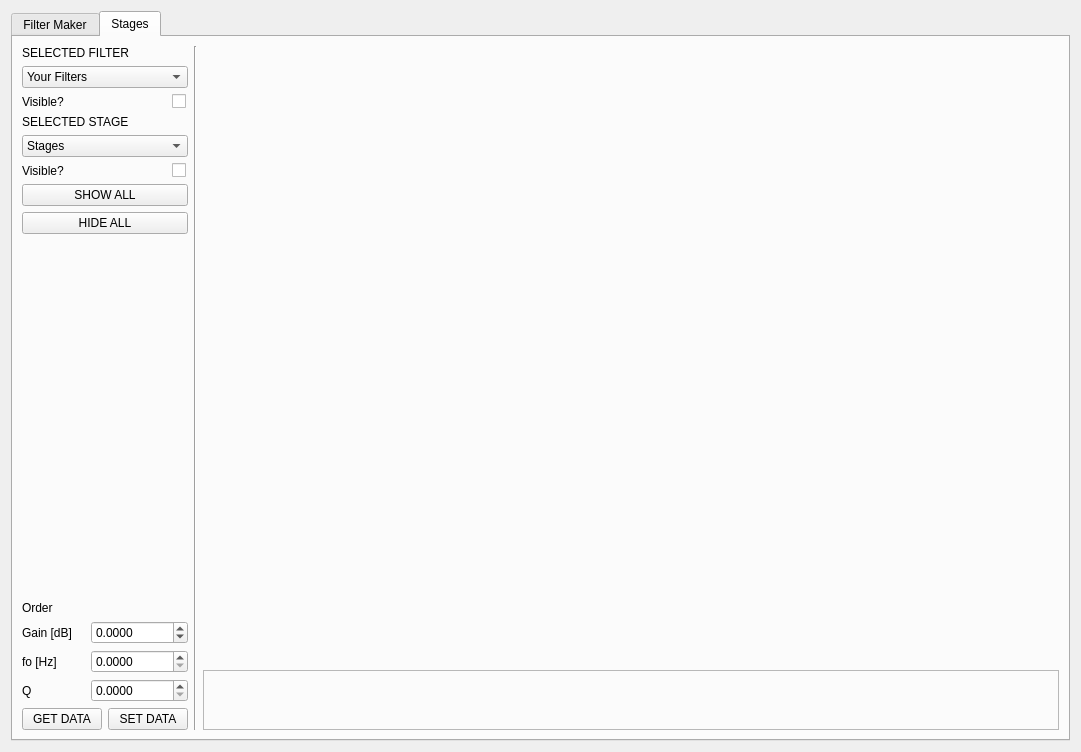
<?xml version="1.0" encoding="UTF-8"?>
<ui version="4.0">
 <class>Form</class>
 <widget class="QWidget" name="Form">
  <property name="geometry">
   <rect>
    <x>0</x>
    <y>0</y>
    <width>1081</width>
    <height>752</height>
   </rect>
  </property>
  <property name="windowTitle">
   <string>Form</string>
  </property>
  <layout class="QVBoxLayout" name="verticalLayout">
   <item>
    <widget class="QTabWidget" name="tabWidget_main">
     <property name="currentIndex">
      <number>1</number>
     </property>
     <widget class="QWidget" name="tab_FilterMaker">
      <attribute name="title">
       <string>Filter Maker</string>
      </attribute>
      <layout class="QHBoxLayout" name="horizontalLayout">
       <item>
        <layout class="QVBoxLayout" name="verticalLayout_2">
         <property name="sizeConstraint">
          <enum>QLayout::SetDefaultConstraint</enum>
         </property>
         <item>
          <widget class="QLineEdit" name="lineEdit">
           <property name="maximumSize">
            <size>
             <width>200</width>
             <height>16777215</height>
            </size>
           </property>
           <property name="text">
            <string/>
           </property>
           <property name="placeholderText">
            <string>NAME</string>
           </property>
          </widget>
         </item>
         <item>
          <widget class="QLabel" name="label">
           <property name="maximumSize">
            <size>
             <width>200</width>
             <height>16777215</height>
            </size>
           </property>
           <property name="text">
            <string>FILTER TYPE</string>
           </property>
          </widget>
         </item>
         <item>
          <widget class="QComboBox" name="comboBox">
           <property name="maximumSize">
            <size>
             <width>200</width>
             <height>16777215</height>
            </size>
           </property>
           <property name="editable">
            <bool>false</bool>
           </property>
           <item>
            <property name="text">
             <string>Low Pass</string>
            </property>
           </item>
           <item>
            <property name="text">
             <string>High Pass</string>
            </property>
           </item>
           <item>
            <property name="text">
             <string>Band Pass</string>
            </property>
           </item>
           <item>
            <property name="text">
             <string>Band Stop</string>
            </property>
           </item>
           <item>
            <property name="text">
             <string>Group Delay</string>
            </property>
           </item>
          </widget>
         </item>
         <item>
          <widget class="QLabel" name="label_2">
           <property name="maximumSize">
            <size>
             <width>200</width>
             <height>16777215</height>
            </size>
           </property>
           <property name="text">
            <string>APPROXIMATION</string>
           </property>
          </widget>
         </item>
         <item>
          <widget class="QComboBox" name="comboBox_2">
           <property name="maximumSize">
            <size>
             <width>200</width>
             <height>16777215</height>
            </size>
           </property>
           <item>
            <property name="text">
             <string>Legendre</string>
            </property>
           </item>
           <item>
            <property name="text">
             <string>Gauss</string>
            </property>
           </item>
           <item>
            <property name="text">
             <string>Butterworth</string>
            </property>
           </item>
          </widget>
         </item>
         <item>
          <widget class="QLabel" name="label_3">
           <property name="maximumSize">
            <size>
             <width>200</width>
             <height>16777215</height>
            </size>
           </property>
           <property name="text">
            <string>PARAMETERS</string>
           </property>
          </widget>
         </item>
         <item>
          <layout class="QGridLayout" name="gridLayout">
           <item row="1" column="1">
            <widget class="QDoubleSpinBox" name="doubleSpinBox_Aa">
             <property name="maximumSize">
              <size>
               <width>130</width>
               <height>16777215</height>
              </size>
             </property>
             <property name="minimum">
              <double>-1000.000000000000000</double>
             </property>
             <property name="maximum">
              <double>1000.000000000000000</double>
             </property>
             <property name="value">
              <double>40.000000000000000</double>
             </property>
            </widget>
           </item>
           <item row="4" column="0">
            <widget class="QLabel" name="label_8">
             <property name="maximumSize">
              <size>
               <width>70</width>
               <height>16777215</height>
              </size>
             </property>
             <property name="text">
              <string>fp- [Hz]</string>
             </property>
            </widget>
           </item>
           <item row="5" column="1">
            <widget class="QDoubleSpinBox" name="doubleSpinBox_fa_plus">
             <property name="maximumSize">
              <size>
               <width>130</width>
               <height>16777215</height>
              </size>
             </property>
             <property name="maximum">
              <double>10000000000.000000000000000</double>
             </property>
             <property name="value">
              <double>45000.000000000000000</double>
             </property>
            </widget>
           </item>
           <item row="2" column="0">
            <widget class="QLabel" name="label_6">
             <property name="maximumSize">
              <size>
               <width>70</width>
               <height>16777215</height>
              </size>
             </property>
             <property name="text">
              <string>Ap [dB]</string>
             </property>
            </widget>
           </item>
           <item row="0" column="1">
            <widget class="QDoubleSpinBox" name="doubleSpinBox_Gain">
             <property name="maximumSize">
              <size>
               <width>130</width>
               <height>16777215</height>
              </size>
             </property>
             <property name="minimum">
              <double>-1000.000000000000000</double>
             </property>
             <property name="maximum">
              <double>1000.000000000000000</double>
             </property>
            </widget>
           </item>
           <item row="3" column="1">
            <widget class="QDoubleSpinBox" name="doubleSpinBox_fa_minus">
             <property name="maximumSize">
              <size>
               <width>130</width>
               <height>16777215</height>
              </size>
             </property>
             <property name="maximum">
              <double>10000000000.000000000000000</double>
             </property>
             <property name="value">
              <double>2000.000000000000000</double>
             </property>
            </widget>
           </item>
           <item row="0" column="0">
            <widget class="QLabel" name="label_4">
             <property name="maximumSize">
              <size>
               <width>70</width>
               <height>16777215</height>
              </size>
             </property>
             <property name="text">
              <string>Gain [dB]</string>
             </property>
            </widget>
           </item>
           <item row="3" column="0">
            <widget class="QLabel" name="label_7">
             <property name="maximumSize">
              <size>
               <width>70</width>
               <height>16777215</height>
              </size>
             </property>
             <property name="text">
              <string>fa- [Hz]</string>
             </property>
            </widget>
           </item>
           <item row="6" column="0">
            <widget class="QLabel" name="label_10">
             <property name="maximumSize">
              <size>
               <width>70</width>
               <height>16777215</height>
              </size>
             </property>
             <property name="text">
              <string>fp+ [Hz]</string>
             </property>
            </widget>
           </item>
           <item row="5" column="0">
            <widget class="QLabel" name="label_9">
             <property name="maximumSize">
              <size>
               <width>70</width>
               <height>16777215</height>
              </size>
             </property>
             <property name="text">
              <string>fa+ [Hz]</string>
             </property>
            </widget>
           </item>
           <item row="2" column="1">
            <widget class="QDoubleSpinBox" name="doubleSpinBox_Ap">
             <property name="maximumSize">
              <size>
               <width>130</width>
               <height>16777215</height>
              </size>
             </property>
             <property name="minimum">
              <double>-1000.000000000000000</double>
             </property>
             <property name="value">
              <double>5.000000000000000</double>
             </property>
            </widget>
           </item>
           <item row="4" column="1">
            <widget class="QDoubleSpinBox" name="doubleSpinBox_fp_minus">
             <property name="maximumSize">
              <size>
               <width>130</width>
               <height>16777215</height>
              </size>
             </property>
             <property name="maximum">
              <double>10000000000.000000000000000</double>
             </property>
             <property name="value">
              <double>3000.000000000000000</double>
             </property>
            </widget>
           </item>
           <item row="1" column="0">
            <widget class="QLabel" name="label_5">
             <property name="maximumSize">
              <size>
               <width>70</width>
               <height>16777215</height>
              </size>
             </property>
             <property name="text">
              <string>Aa [dB]</string>
             </property>
            </widget>
           </item>
           <item row="6" column="1">
            <widget class="QDoubleSpinBox" name="doubleSpinBox_fp_plus">
             <property name="maximumSize">
              <size>
               <width>130</width>
               <height>16777215</height>
              </size>
             </property>
             <property name="maximum">
              <double>10000000000.000000000000000</double>
             </property>
             <property name="value">
              <double>30000.000000000000000</double>
             </property>
            </widget>
           </item>
          </layout>
         </item>
         <item>
          <widget class="Line" name="line_2">
           <property name="orientation">
            <enum>Qt::Horizontal</enum>
           </property>
          </widget>
         </item>
         <item>
          <spacer name="verticalSpacer">
           <property name="orientation">
            <enum>Qt::Vertical</enum>
           </property>
           <property name="sizeHint" stdset="0">
            <size>
             <width>20</width>
             <height>40</height>
            </size>
           </property>
          </spacer>
         </item>
         <item>
          <layout class="QGridLayout" name="gridLayout_2">
           <item row="0" column="1">
            <widget class="QDoubleSpinBox" name="doubleSpinBox_denorm">
             <property name="maximumSize">
              <size>
               <width>150</width>
               <height>16777215</height>
              </size>
             </property>
             <property name="decimals">
              <number>3</number>
             </property>
             <property name="maximum">
              <double>100.000000000000000</double>
             </property>
            </widget>
           </item>
           <item row="3" column="0">
            <widget class="QLabel" name="label_14">
             <property name="text">
              <string>Q max</string>
             </property>
            </widget>
           </item>
           <item row="2" column="0">
            <widget class="QLabel" name="label_13">
             <property name="text">
              <string>N max</string>
             </property>
            </widget>
           </item>
           <item row="3" column="1">
            <widget class="QDoubleSpinBox" name="doubleSpinBox_Qmax">
             <property name="maximum">
              <double>1000.000000000000000</double>
             </property>
             <property name="value">
              <double>10.000000000000000</double>
             </property>
            </widget>
           </item>
           <item row="1" column="0">
            <widget class="QLabel" name="label_12">
             <property name="text">
              <string>N min</string>
             </property>
            </widget>
           </item>
           <item row="0" column="0">
            <widget class="QLabel" name="label_11">
             <property name="maximumSize">
              <size>
               <width>55</width>
               <height>16777215</height>
              </size>
             </property>
             <property name="text">
              <string>Denorm. </string>
             </property>
            </widget>
           </item>
           <item row="1" column="2">
            <widget class="QCheckBox" name="checkBox_Nmin">
             <property name="enabled">
              <bool>true</bool>
             </property>
             <property name="minimumSize">
              <size>
               <width>0</width>
               <height>0</height>
              </size>
             </property>
             <property name="maximumSize">
              <size>
               <width>16</width>
               <height>16777215</height>
              </size>
             </property>
             <property name="text">
              <string/>
             </property>
            </widget>
           </item>
           <item row="2" column="2">
            <widget class="QCheckBox" name="checkBox_Nmax">
             <property name="enabled">
              <bool>true</bool>
             </property>
             <property name="minimumSize">
              <size>
               <width>0</width>
               <height>0</height>
              </size>
             </property>
             <property name="maximumSize">
              <size>
               <width>16</width>
               <height>16777215</height>
              </size>
             </property>
             <property name="text">
              <string/>
             </property>
            </widget>
           </item>
           <item row="3" column="2">
            <widget class="QCheckBox" name="checkBox_Qmax">
             <property name="enabled">
              <bool>true</bool>
             </property>
             <property name="minimumSize">
              <size>
               <width>0</width>
               <height>0</height>
              </size>
             </property>
             <property name="maximumSize">
              <size>
               <width>16</width>
               <height>16777215</height>
              </size>
             </property>
             <property name="text">
              <string/>
             </property>
            </widget>
           </item>
           <item row="1" column="1">
            <widget class="QSpinBox" name="spinBox_Nmin">
             <property name="minimum">
              <number>1</number>
             </property>
            </widget>
           </item>
           <item row="2" column="1">
            <widget class="QSpinBox" name="spinBox_Nmax">
             <property name="minimum">
              <number>1</number>
             </property>
             <property name="value">
              <number>20</number>
             </property>
            </widget>
           </item>
          </layout>
         </item>
         <item>
          <widget class="QPushButton" name="pushButton_createFilter">
           <property name="maximumSize">
            <size>
             <width>200</width>
             <height>16777215</height>
            </size>
           </property>
           <property name="text">
            <string>CREATE FILTER</string>
           </property>
          </widget>
         </item>
         <item>
          <widget class="Line" name="line_3">
           <property name="orientation">
            <enum>Qt::Horizontal</enum>
           </property>
          </widget>
         </item>
         <item>
          <widget class="QLabel" name="label_16">
           <property name="maximumSize">
            <size>
             <width>200</width>
             <height>16777215</height>
            </size>
           </property>
           <property name="text">
            <string>SELECTED FILTER</string>
           </property>
          </widget>
         </item>
         <item>
          <widget class="QComboBox" name="comboBox_YourFilters1">
           <property name="maximumSize">
            <size>
             <width>200</width>
             <height>16777215</height>
            </size>
           </property>
           <property name="placeholderText">
            <string/>
           </property>
           <item>
            <property name="text">
             <string>Your Filters</string>
            </property>
           </item>
          </widget>
         </item>
         <item>
          <layout class="QHBoxLayout" name="horizontalLayout_4">
           <item>
            <widget class="QLabel" name="label_15">
             <property name="maximumSize">
              <size>
               <width>150</width>
               <height>16777215</height>
              </size>
             </property>
             <property name="text">
              <string>Visible?</string>
             </property>
            </widget>
           </item>
           <item>
            <widget class="QCheckBox" name="checkBox_VisibleFilter">
             <property name="enabled">
              <bool>true</bool>
             </property>
             <property name="minimumSize">
              <size>
               <width>0</width>
               <height>0</height>
              </size>
             </property>
             <property name="maximumSize">
              <size>
               <width>16</width>
               <height>16777215</height>
              </size>
             </property>
             <property name="text">
              <string/>
             </property>
            </widget>
           </item>
          </layout>
         </item>
         <item>
          <widget class="QPushButton" name="pushButton_EraseFilter">
           <property name="maximumSize">
            <size>
             <width>200</width>
             <height>16777215</height>
            </size>
           </property>
           <property name="text">
            <string>Erase Filter</string>
           </property>
          </widget>
         </item>
        </layout>
       </item>
       <item>
        <widget class="Line" name="line">
         <property name="orientation">
          <enum>Qt::Vertical</enum>
         </property>
        </widget>
       </item>
       <item>
        <widget class="QTabWidget" name="tabWidget_FilterMakerGraphs">
         <property name="currentIndex">
          <number>0</number>
         </property>
         <widget class="QWidget" name="tab_Magnitude">
          <attribute name="title">
           <string>Magnitude</string>
          </attribute>
          <layout class="QVBoxLayout" name="verticalLayout_11">
           <item>
            <widget class="QStackedWidget" name="stackedWidget_Magnitude">
             <widget class="QWidget" name="page_3"/>
             <widget class="QWidget" name="page_4"/>
            </widget>
           </item>
           <item>
            <widget class="QFrame" name="frame_2">
             <property name="minimumSize">
              <size>
               <width>0</width>
               <height>60</height>
              </size>
             </property>
             <property name="frameShape">
              <enum>QFrame::StyledPanel</enum>
             </property>
             <property name="frameShadow">
              <enum>QFrame::Raised</enum>
             </property>
             <layout class="QHBoxLayout" name="horizontalLayout_5">
              <item>
               <layout class="QHBoxLayout" name="horizontalLayout_Magnitude"/>
              </item>
             </layout>
            </widget>
           </item>
          </layout>
         </widget>
         <widget class="QWidget" name="tab_Attenuation">
          <attribute name="title">
           <string>Attenuation</string>
          </attribute>
          <layout class="QVBoxLayout" name="verticalLayout_3">
           <item>
            <widget class="QStackedWidget" name="stackedWidget_Attenuation">
             <widget class="QWidget" name="page"/>
             <widget class="QWidget" name="page_2"/>
            </widget>
           </item>
           <item>
            <widget class="QFrame" name="frame">
             <property name="minimumSize">
              <size>
               <width>0</width>
               <height>60</height>
              </size>
             </property>
             <property name="frameShape">
              <enum>QFrame::StyledPanel</enum>
             </property>
             <property name="frameShadow">
              <enum>QFrame::Raised</enum>
             </property>
             <layout class="QHBoxLayout" name="horizontalLayout_3">
              <item>
               <layout class="QHBoxLayout" name="horizontalLayout_Attenuation"/>
              </item>
             </layout>
            </widget>
           </item>
          </layout>
         </widget>
         <widget class="QWidget" name="tab_NormalizedAttenuation">
          <attribute name="title">
           <string>Normalized Attenuation</string>
          </attribute>
          <layout class="QVBoxLayout" name="verticalLayout_4">
           <item>
            <widget class="QStackedWidget" name="stackedWidget_NormalizedAttenuation">
             <widget class="QWidget" name="page_5"/>
             <widget class="QWidget" name="page_6"/>
            </widget>
           </item>
           <item>
            <widget class="QFrame" name="frame_3">
             <property name="minimumSize">
              <size>
               <width>0</width>
               <height>60</height>
              </size>
             </property>
             <property name="frameShape">
              <enum>QFrame::StyledPanel</enum>
             </property>
             <property name="frameShadow">
              <enum>QFrame::Raised</enum>
             </property>
             <layout class="QHBoxLayout" name="horizontalLayout_6">
              <item>
               <layout class="QHBoxLayout" name="horizontalLayout_NormalizedAttenuation"/>
              </item>
             </layout>
            </widget>
           </item>
          </layout>
         </widget>
         <widget class="QWidget" name="tab_Phase">
          <attribute name="title">
           <string>Phase</string>
          </attribute>
          <layout class="QVBoxLayout" name="verticalLayout_5">
           <item>
            <widget class="QStackedWidget" name="stackedWidget_Phase">
             <widget class="QWidget" name="page_7"/>
             <widget class="QWidget" name="page_8"/>
            </widget>
           </item>
           <item>
            <widget class="QFrame" name="frame_4">
             <property name="minimumSize">
              <size>
               <width>0</width>
               <height>60</height>
              </size>
             </property>
             <property name="frameShape">
              <enum>QFrame::StyledPanel</enum>
             </property>
             <property name="frameShadow">
              <enum>QFrame::Raised</enum>
             </property>
             <layout class="QHBoxLayout" name="horizontalLayout_8">
              <item>
               <layout class="QHBoxLayout" name="horizontalLayout_Phase"/>
              </item>
             </layout>
            </widget>
           </item>
          </layout>
         </widget>
         <widget class="QWidget" name="tab_GroupDelay">
          <attribute name="title">
           <string>Group Delay</string>
          </attribute>
          <layout class="QVBoxLayout" name="verticalLayout_6">
           <item>
            <widget class="QStackedWidget" name="stackedWidget_GroupDelay">
             <widget class="QWidget" name="page_9"/>
             <widget class="QWidget" name="page_10"/>
            </widget>
           </item>
           <item>
            <widget class="QFrame" name="frame_5">
             <property name="minimumSize">
              <size>
               <width>0</width>
               <height>60</height>
              </size>
             </property>
             <property name="frameShape">
              <enum>QFrame::StyledPanel</enum>
             </property>
             <property name="frameShadow">
              <enum>QFrame::Raised</enum>
             </property>
             <layout class="QHBoxLayout" name="horizontalLayout_10">
              <item>
               <layout class="QHBoxLayout" name="horizontalLayout_GroupDelay"/>
              </item>
             </layout>
            </widget>
           </item>
          </layout>
         </widget>
         <widget class="QWidget" name="tab_ZerosAndPoles">
          <attribute name="title">
           <string>Zeros and Poles</string>
          </attribute>
          <layout class="QVBoxLayout" name="verticalLayout_7">
           <item>
            <widget class="QStackedWidget" name="stackedWidget_ZerosAndPoles">
             <widget class="QWidget" name="page_11"/>
             <widget class="QWidget" name="page_12"/>
            </widget>
           </item>
           <item>
            <widget class="QFrame" name="frame_6">
             <property name="minimumSize">
              <size>
               <width>0</width>
               <height>60</height>
              </size>
             </property>
             <property name="frameShape">
              <enum>QFrame::StyledPanel</enum>
             </property>
             <property name="frameShadow">
              <enum>QFrame::Raised</enum>
             </property>
             <layout class="QHBoxLayout" name="horizontalLayout_12">
              <item>
               <layout class="QHBoxLayout" name="horizontalLayout_ZerosAndPoles"/>
              </item>
             </layout>
            </widget>
           </item>
          </layout>
         </widget>
         <widget class="QWidget" name="tab_ImpulseResponse">
          <attribute name="title">
           <string>Impulse Response</string>
          </attribute>
          <layout class="QVBoxLayout" name="verticalLayout_8">
           <item>
            <widget class="QStackedWidget" name="stackedWidget_ImpulseResponse">
             <widget class="QWidget" name="page_13"/>
             <widget class="QWidget" name="page_14"/>
            </widget>
           </item>
           <item>
            <widget class="QFrame" name="frame_7">
             <property name="minimumSize">
              <size>
               <width>0</width>
               <height>60</height>
              </size>
             </property>
             <property name="frameShape">
              <enum>QFrame::StyledPanel</enum>
             </property>
             <property name="frameShadow">
              <enum>QFrame::Raised</enum>
             </property>
             <layout class="QHBoxLayout" name="horizontalLayout_14">
              <item>
               <layout class="QHBoxLayout" name="horizontalLayout_ImpulseResponse"/>
              </item>
             </layout>
            </widget>
           </item>
          </layout>
         </widget>
         <widget class="QWidget" name="tab_StepResponse">
          <attribute name="title">
           <string>Step Response</string>
          </attribute>
          <layout class="QVBoxLayout" name="verticalLayout_9">
           <item>
            <widget class="QStackedWidget" name="stackedWidget_StepResponse">
             <widget class="QWidget" name="page_15"/>
             <widget class="QWidget" name="page_16"/>
            </widget>
           </item>
           <item>
            <widget class="QFrame" name="frame_8">
             <property name="minimumSize">
              <size>
               <width>0</width>
               <height>60</height>
              </size>
             </property>
             <property name="frameShape">
              <enum>QFrame::StyledPanel</enum>
             </property>
             <property name="frameShadow">
              <enum>QFrame::Raised</enum>
             </property>
             <layout class="QHBoxLayout" name="horizontalLayout_16">
              <item>
               <layout class="QHBoxLayout" name="horizontalLayout_StepResponse"/>
              </item>
             </layout>
            </widget>
           </item>
          </layout>
         </widget>
         <widget class="QWidget" name="tab_Q">
          <attribute name="title">
           <string>Q</string>
          </attribute>
          <layout class="QVBoxLayout" name="verticalLayout_10">
           <item>
            <widget class="QStackedWidget" name="stackedWidget_Q">
             <property name="currentIndex">
              <number>0</number>
             </property>
             <widget class="QWidget" name="page_17"/>
             <widget class="QWidget" name="page_18"/>
            </widget>
           </item>
           <item>
            <widget class="QFrame" name="frame_9">
             <property name="minimumSize">
              <size>
               <width>0</width>
               <height>60</height>
              </size>
             </property>
             <property name="frameShape">
              <enum>QFrame::StyledPanel</enum>
             </property>
             <property name="frameShadow">
              <enum>QFrame::Raised</enum>
             </property>
             <layout class="QHBoxLayout" name="horizontalLayout_18">
              <item>
               <layout class="QHBoxLayout" name="horizontalLayout_Q"/>
              </item>
             </layout>
            </widget>
           </item>
          </layout>
         </widget>
        </widget>
       </item>
      </layout>
     </widget>
     <widget class="QWidget" name="tab_Stages">
      <attribute name="title">
       <string>Stages</string>
      </attribute>
      <layout class="QHBoxLayout" name="horizontalLayout_9">
       <item>
        <layout class="QVBoxLayout" name="verticalLayout_13">
         <item>
          <widget class="QLabel" name="label_17">
           <property name="maximumSize">
            <size>
             <width>200</width>
             <height>16777215</height>
            </size>
           </property>
           <property name="text">
            <string>SELECTED FILTER</string>
           </property>
          </widget>
         </item>
         <item>
          <widget class="QComboBox" name="comboBox_YourFilters2">
           <property name="maximumSize">
            <size>
             <width>200</width>
             <height>16777215</height>
            </size>
           </property>
           <property name="placeholderText">
            <string/>
           </property>
           <item>
            <property name="text">
             <string>Your Filters</string>
            </property>
           </item>
          </widget>
         </item>
         <item>
          <layout class="QHBoxLayout" name="horizontalLayout_13">
           <item>
            <widget class="QLabel" name="label_23">
             <property name="maximumSize">
              <size>
               <width>150</width>
               <height>16777215</height>
              </size>
             </property>
             <property name="text">
              <string>Visible?</string>
             </property>
            </widget>
           </item>
           <item>
            <widget class="QCheckBox" name="checkBox_VisibleTotal">
             <property name="enabled">
              <bool>true</bool>
             </property>
             <property name="minimumSize">
              <size>
               <width>0</width>
               <height>0</height>
              </size>
             </property>
             <property name="maximumSize">
              <size>
               <width>16</width>
               <height>16777215</height>
              </size>
             </property>
             <property name="text">
              <string/>
             </property>
            </widget>
           </item>
          </layout>
         </item>
         <item>
          <widget class="QLabel" name="label_18">
           <property name="maximumSize">
            <size>
             <width>200</width>
             <height>16777215</height>
            </size>
           </property>
           <property name="text">
            <string>SELECTED STAGE</string>
           </property>
          </widget>
         </item>
         <item>
          <widget class="QComboBox" name="comboBox_StagesAvailable">
           <property name="maximumSize">
            <size>
             <width>200</width>
             <height>16777215</height>
            </size>
           </property>
           <property name="placeholderText">
            <string/>
           </property>
           <item>
            <property name="text">
             <string>Stages</string>
            </property>
           </item>
          </widget>
         </item>
         <item>
          <layout class="QHBoxLayout" name="horizontalLayout_11">
           <item>
            <widget class="QLabel" name="label_21">
             <property name="maximumSize">
              <size>
               <width>150</width>
               <height>16777215</height>
              </size>
             </property>
             <property name="text">
              <string>Visible?</string>
             </property>
            </widget>
           </item>
           <item>
            <widget class="QCheckBox" name="checkBox_VisibleStage">
             <property name="enabled">
              <bool>true</bool>
             </property>
             <property name="minimumSize">
              <size>
               <width>0</width>
               <height>0</height>
              </size>
             </property>
             <property name="maximumSize">
              <size>
               <width>16</width>
               <height>16777215</height>
              </size>
             </property>
             <property name="text">
              <string/>
             </property>
            </widget>
           </item>
          </layout>
         </item>
         <item>
          <widget class="QPushButton" name="pushButton_stageShowAll">
           <property name="maximumSize">
            <size>
             <width>200</width>
             <height>16777215</height>
            </size>
           </property>
           <property name="text">
            <string>SHOW ALL</string>
           </property>
          </widget>
         </item>
         <item>
          <widget class="QPushButton" name="pushButton_stageHideAll">
           <property name="text">
            <string>HIDE ALL</string>
           </property>
          </widget>
         </item>
         <item>
          <spacer name="verticalSpacer_2">
           <property name="orientation">
            <enum>Qt::Vertical</enum>
           </property>
           <property name="sizeHint" stdset="0">
            <size>
             <width>20</width>
             <height>40</height>
            </size>
           </property>
          </spacer>
         </item>
         <item>
          <layout class="QGridLayout" name="gridLayout_3">
           <item row="0" column="1">
            <widget class="QLabel" name="label_StageOrder">
             <property name="maximumSize">
              <size>
               <width>130</width>
               <height>16777215</height>
              </size>
             </property>
             <property name="text">
              <string/>
             </property>
            </widget>
           </item>
           <item row="2" column="1">
            <widget class="QDoubleSpinBox" name="doubleSpinBox_stage_fo">
             <property name="maximumSize">
              <size>
               <width>130</width>
               <height>16777215</height>
              </size>
             </property>
             <property name="decimals">
              <number>4</number>
             </property>
             <property name="maximum">
              <double>10000000000.000000000000000</double>
             </property>
             <property name="value">
              <double>0.000000000000000</double>
             </property>
            </widget>
           </item>
           <item row="2" column="0">
            <widget class="QLabel" name="label_20">
             <property name="maximumSize">
              <size>
               <width>70</width>
               <height>16777215</height>
              </size>
             </property>
             <property name="text">
              <string>fo [Hz]</string>
             </property>
            </widget>
           </item>
           <item row="1" column="0">
            <widget class="QLabel" name="label_19">
             <property name="maximumSize">
              <size>
               <width>70</width>
               <height>16777215</height>
              </size>
             </property>
             <property name="text">
              <string>Gain [dB]</string>
             </property>
            </widget>
           </item>
           <item row="1" column="1">
            <widget class="QDoubleSpinBox" name="doubleSpinBox_StageGain">
             <property name="maximumSize">
              <size>
               <width>130</width>
               <height>16777215</height>
              </size>
             </property>
             <property name="decimals">
              <number>4</number>
             </property>
             <property name="minimum">
              <double>-1000.000000000000000</double>
             </property>
             <property name="maximum">
              <double>1000.000000000000000</double>
             </property>
            </widget>
           </item>
           <item row="0" column="0">
            <widget class="QLabel" name="label_22">
             <property name="maximumSize">
              <size>
               <width>70</width>
               <height>16777215</height>
              </size>
             </property>
             <property name="text">
              <string>Order</string>
             </property>
            </widget>
           </item>
           <item row="3" column="0">
            <widget class="QLabel" name="label_24">
             <property name="text">
              <string>Q</string>
             </property>
            </widget>
           </item>
           <item row="3" column="1">
            <widget class="QDoubleSpinBox" name="doubleSpinBox_stageQ">
             <property name="decimals">
              <number>4</number>
             </property>
             <property name="maximum">
              <double>1000.000000000000000</double>
             </property>
             <property name="value">
              <double>0.000000000000000</double>
             </property>
            </widget>
           </item>
          </layout>
         </item>
         <item>
          <layout class="QHBoxLayout" name="horizontalLayout_15">
           <item>
            <widget class="QPushButton" name="pushButton_StageGetData">
             <property name="maximumSize">
              <size>
               <width>100</width>
               <height>16777215</height>
              </size>
             </property>
             <property name="text">
              <string>GET DATA</string>
             </property>
            </widget>
           </item>
           <item>
            <widget class="QPushButton" name="pushButton_StageSetData">
             <property name="maximumSize">
              <size>
               <width>100</width>
               <height>16777215</height>
              </size>
             </property>
             <property name="text">
              <string>SET DATA</string>
             </property>
            </widget>
           </item>
          </layout>
         </item>
        </layout>
       </item>
       <item>
        <layout class="QHBoxLayout" name="horizontalLayout_Magnitude_2"/>
       </item>
       <item>
        <widget class="Line" name="line_4">
         <property name="orientation">
          <enum>Qt::Vertical</enum>
         </property>
        </widget>
       </item>
       <item>
        <layout class="QVBoxLayout" name="verticalLayout_12">
         <item>
          <widget class="QStackedWidget" name="stackedWidget_Stages">
           <widget class="QWidget" name="page_19"/>
           <widget class="QWidget" name="page_20"/>
          </widget>
         </item>
         <item>
          <widget class="QFrame" name="frame_10">
           <property name="minimumSize">
            <size>
             <width>0</width>
             <height>60</height>
            </size>
           </property>
           <property name="frameShape">
            <enum>QFrame::StyledPanel</enum>
           </property>
           <property name="frameShadow">
            <enum>QFrame::Raised</enum>
           </property>
           <layout class="QHBoxLayout" name="horizontalLayout_7">
            <item>
             <layout class="QHBoxLayout" name="horizontalLayout_Stages"/>
            </item>
           </layout>
          </widget>
         </item>
        </layout>
       </item>
      </layout>
     </widget>
    </widget>
   </item>
  </layout>
 </widget>
 <resources/>
 <connections/>
</ui>
